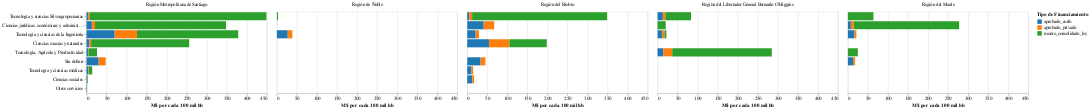

This figure's notebook cell:
### Code cell
# Gráfico lo consideramos con información de data innovación -- AREA ANID
chart_pg5C = alt.Chart(df_pg5C).mark_bar().encode(
                y = alt.Y('area_anid:O',title=None,sort='-x'),
                x = alt.X('monto:Q', title='M$ por cada 100 mil hb'),
                column = alt.Column('regionejecucion',title=None),
                color = alt.Color('financiamiento', title='Tipo de Financiamiento',scale=alt.Scale(scheme='category10')),
            )
chart_pg5C

### Figure 1 — Vega-Lite specification as saved in the notebook (floating-point values rounded to 4 significant figures)
{"config": {"view": {"continuousWidth": 400, "continuousHeight": 300}}, "data": {"name": "data-8d10b954c508fba6d61f85ca5ae1e302"}, "mark": "bar", "encoding": {"color": {"type": "nominal", "field": "financiamiento", "scale": {"scheme": "category10"}, "title": "Tipo de Financiamiento"}, "column": {"type": "nominal", "field": "regionejecucion", "title": null}, "x": {"type": "quantitative", "field": "monto", "title": "M$ por cada 100 mil hb"}, "y": {"type": "ordinal", "field": "area_anid", "sort": "-x", "title": null}}, "$schema": "https://vega.github.io/schema/vega-lite/v4.8.1.json", "datasets": {"data-8d10b954c508fba6d61f85ca5ae1e302": [{"area_anid": "Ciencias exactas y naturales", "regionejecucion": "Región Metropolitana de Santiago", "financiamiento": "aprobado_corfo", "monto": 6.535}, {"area_anid": "Ciencias exactas y naturales", "regionejecucion": "Región Metropolitana de Santiago", "financiamiento": "aprobado_privado", "monto": 4.706}, {"area_anid": "Ciencias exactas y naturales", "regionejecucion": "Región Metropolitana de Santiago", "financiamiento": "monto_consolidado_ley", "monto": 244.7}, {"area_anid": "Ciencias exactas y naturales", "regionejecucion": "Región del Biobío", "financiamiento": "aprobado_corfo", "monto": 54.17}, {"area_anid": "Ciencias exactas y naturales", "regionejecucion": "Región del Biobío", "financiamiento": "aprobado_privado", "monto": 51.04}, {"area_anid": "Ciencias exactas y naturales", "regionejecucion": "Región del Biobío", "financiamiento": "monto_consolidado_ley", "monto": 93.17}, {"area_anid": "Ciencias jurídicas, económicas y administrativas", "regionejecucion": "Región Metropolitana de Santiago", "financiamiento": "aprobado_corfo", "monto": 13.09}, {"area_anid": "Ciencias jurídicas, económicas y administrativas", "regionejecucion": "Región Metropolitana de Santiago", "financiamiento": "aprobado_privado", "monto": 7.862}, {"area_anid": "Ciencias jurídicas, económicas y administrativas", "regionejecucion": "Región Metropolitana de Santiago", "financiamiento": "monto_consolidado_ley", "monto": 326.8}, {"area_anid": "Ciencias jurídicas, económicas y administrativas", "regionejecucion": "Región del Biobío", "financiamiento": "aprobado_corfo", "monto": 41.06}, {"area_anid": "Ciencias jurídicas, económicas y administrativas", "regionejecucion": "Región del Biobío", "financiamiento": "aprobado_privado", "monto": 26.26}, {"area_anid": "Ciencias jurídicas, económicas y administrativas", "regionejecucion": "Región del Biobío", "financiamiento": "monto_consolidado_ley", "monto": 0.0}, {"area_anid": "Ciencias jurídicas, económicas y administrativas", "regionejecucion": "Región del Libertador General Bernardo O'Higgins", "financiamiento": "aprobado_corfo", "monto": 0.0}, {"area_anid": "Ciencias jurídicas, económicas y administrativas", "regionejecucion": "Región del Libertador General Bernardo O'Higgins", "financiamiento": "aprobado_privado", "monto": 0.0}, {"area_anid": "Ciencias jurídicas, económicas y administrativas", "regionejecucion": "Región del Libertador General Bernardo O'Higgins", "financiamiento": "monto_consolidado_ley", "monto": 20.4}, {"area_anid": "Ciencias jurídicas, económicas y administrativas", "regionejecucion": "Región del Maule", "financiamiento": "aprobado_corfo", "monto": 7.482}, {"area_anid": "Ciencias jurídicas, económicas y administrativas", "regionejecucion": "Región del Maule", "financiamiento": "aprobado_privado", "monto": 7.006}, {"area_anid": "Ciencias jurídicas, económicas y administrativas", "regionejecucion": "Región del Maule", "financiamiento": "monto_consolidado_ley", "monto": 263.0}, {"area_anid": "Ciencias sociales", "regionejecucion": "Región Metropolitana de Santiago", "financiamiento": "aprobado_corfo", "monto": 1.517}, {"area_anid": "Ciencias sociales", "regionejecucion": "Región Metropolitana de Santiago", "financiamiento": "aprobado_privado", "monto": 0.7536}, {"area_anid": "Ciencias sociales", "regionejecucion": "Región Metropolitana de Santiago", "financiamiento": "monto_consolidado_ley", "monto": 1.257}, {"area_anid": "Ciencias sociales", "regionejecucion": "Región del Biobío", "financiamiento": "aprobado_corfo", "monto": 12.42}, {"area_anid": "Ciencias sociales", "regionejecucion": "Región del Biobío", "financiamiento": "aprobado_privado", "monto": 4.688}, {"area_anid": "Ciencias sociales", "regionejecucion": "Región del Biobío", "financiamiento": "monto_consolidado_ley", "monto": 0.0}, {"area_anid": "Otros servicios", "regionejecucion": "Región Metropolitana de Santiago", "financiamiento": "aprobado_corfo", "monto": 0.0}, {"area_anid": "Otros servicios", "regionejecucion": "Región Metropolitana de Santiago", "financiamiento": "aprobado_privado", "monto": 0.0}, {"area_anid": "Otros servicios", "regionejecucion": "Región Metropolitana de Santiago", "financiamiento": "monto_consolidado_ley", "monto": 1.293}, {"area_anid": "Sin definir", "regionejecucion": "Región Metropolitana de Santiago", "financiamiento": "aprobado_corfo", "monto": 30.11}, {"area_anid": "Sin definir", "regionejecucion": "Región Metropolitana de Santiago", "financiamiento": "aprobado_privado", "monto": 17.47}, {"area_anid": "Sin definir", "regionejecucion": "Región Metropolitana de Santiago", "financiamiento": "monto_consolidado_ley", "monto": 0.0}, {"area_anid": "Sin definir", "regionejecucion": "Región del Biobío", "financiamiento": "aprobado_corfo", "monto": 33.32}, {"area_anid": "Sin definir", "regionejecucion": "Región del Biobío", "financiamiento": "aprobado_privado", "monto": 12.07}, {"area_anid": "Sin definir", "regionejecucion": "Región del Biobío", "financiamiento": "monto_consolidado_ley", "monto": 0.0}, {"area_anid": "Sin definir", "regionejecucion": "Región del Maule", "financiamiento": "aprobado_corfo", "monto": 13.03}, {"area_anid": "Sin definir", "regionejecucion": "Región del Maule", "financiamiento": "aprobado_privado", "monto": 5.024}, {"area_anid": "Sin definir", "regionejecucion": "Región del Maule", "financiamiento": "monto_consolidado_ley", "monto": 0.0}, {"area_anid": "Tecnología y ciencias Silvoagropecuarias", "regionejecucion": "Región Metropolitana de Santiago", "financiamiento": "aprobado_corfo", "monto": 3.667}, {"area_anid": "Tecnología y ciencias Silvoagropecuarias", "regionejecucion": "Región Metropolitana de Santiago", "financiamiento": "aprobado_privado", "monto": 3.729}, {"area_anid": "Tecnología y ciencias Silvoagropecuarias", "regionejecucion": "Región Metropolitana de Santiago", "financiamiento": "monto_consolidado_ley", "monto": 441.1}, {"area_anid": "Tecnología y ciencias Silvoagropecuarias", "regionejecucion": "Región de Ñuble", "financiamiento": "aprobado_corfo", "monto": 0.0}, {"area_anid": "Tecnología y ciencias Silvoagropecuarias", "regionejecucion": "Región de Ñuble", "financiamiento": "aprobado_privado", "monto": 0.0}, {"area_anid": "Tecnología y ciencias Silvoagropecuarias", "regionejecucion": "Región de Ñuble", "financiamiento": "monto_consolidado_ley", "monto": 2.828}, {"area_anid": "Tecnología y ciencias Silvoagropecuarias", "regionejecucion": "Región del Biobío", "financiamiento": "aprobado_corfo", "monto": 4.896}, {"area_anid": "Tecnología y ciencias Silvoagropecuarias", "regionejecucion": "Región del Biobío", "financiamiento": "aprobado_privado", "monto": 7.351}, {"area_anid": "Tecnología y ciencias Silvoagropecuarias", "regionejecucion": "Región del Biobío", "financiamiento": "monto_consolidado_ley", "monto": 336.7}, {"area_anid": "Tecnología y ciencias Silvoagropecuarias", "regionejecucion": "Región del Libertador General Bernardo O'Higgins", "financiamiento": "aprobado_corfo", "monto": 13.11}, {"area_anid": "Tecnología y ciencias Silvoagropecuarias", "regionejecucion": "Región del Libertador General Bernardo O'Higgins", "financiamiento": "aprobado_privado", "monto": 6.446}, {"area_anid": "Tecnología y ciencias Silvoagropecuarias", "regionejecucion": "Región del Libertador General Bernardo O'Higgins", "financiamiento": "monto_consolidado_ley", "monto": 63.87}, {"area_anid": "Tecnología y ciencias Silvoagropecuarias", "regionejecucion": "Región del Maule", "financiamiento": "aprobado_corfo", "monto": 0.0}, {"area_anid": "Tecnología y ciencias Silvoagropecuarias", "regionejecucion": "Región del Maule", "financiamiento": "aprobado_privado", "monto": 0.0}, {"area_anid": "Tecnología y ciencias Silvoagropecuarias", "regionejecucion": "Región del Maule", "financiamiento": "monto_consolidado_ley", "monto": 63.74}, {"area_anid": "Tecnología y ciencias de la Ingeniería", "regionejecucion": "Región Metropolitana de Santiago", "financiamiento": "aprobado_corfo", "monto": 69.87}, {"area_anid": "Tecnología y ciencias de la Ingeniería", "regionejecucion": "Región Metropolitana de Santiago", "financiamiento": "aprobado_privado", "monto": 55.89}, {"area_anid": "Tecnología y ciencias de la Ingeniería", "regionejecucion": "Región Metropolitana de Santiago", "financiamiento": "monto_consolidado_ley", "monto": 252.5}, {"area_anid": "Tecnología y ciencias de la Ingeniería", "regionejecucion": "Región de Ñuble", "financiamiento": "aprobado_corfo", "monto": 26.97}, {"area_anid": "Tecnología y ciencias de la Ingeniería", "regionejecucion": "Región de Ñuble", "financiamiento": "aprobado_privado", "monto": 11.62}, {"area_anid": "Tecnología y ciencias de la Ingeniería", "regionejecucion": "Región de Ñuble", "financiamiento": "monto_consolidado_ley", "monto": 0.0}, {"area_anid": "Tecnología y ciencias de la Ingeniería", "regionejecucion": "Región del Biobío", "financiamiento": "aprobado_corfo", "monto": 20.99}, {"area_anid": "Tecnología y ciencias de la Ingeniería", "regionejecucion": "Región del Biobío", "financiamiento": "aprobado_privado", "monto": 8.234}, {"area_anid": "Tecnología y ciencias de la Ingeniería", "regionejecucion": "Región del Biobío", "financiamiento": "monto_consolidado_ley", "monto": 0.0}, {"area_anid": "Tecnología y ciencias de la Ingeniería", "regionejecucion": "Región del Libertador General Bernardo O'Higgins", "financiamiento": "aprobado_corfo", "monto": 10.89}, {"area_anid": "Tecnología y ciencias de la Ingeniería", "regionejecucion": "Región del Libertador General Bernardo O'Higgins", "financiamiento": "aprobado_privado", "monto": 6.448}, {"area_anid": "Tecnología y ciencias de la Ingeniería", "regionejecucion": "Región del Libertador General Bernardo O'Higgins", "financiamiento": "monto_consolidado_ley", "monto": 4.698}, {"area_anid": "Tecnología y ciencias de la Ingeniería", "regionejecucion": "Región del Maule", "financiamiento": "aprobado_corfo", "monto": 16.41}, {"area_anid": "Tecnología y ciencias de la Ingeniería", "regionejecucion": "Región del Maule", "financiamiento": "aprobado_privado", "monto": 4.844}, {"area_anid": "Tecnología y ciencias de la Ingeniería", "regionejecucion": "Región del Maule", "financiamiento": "monto_consolidado_ley", "monto": 0.0}, {"area_anid": "Tecnología y ciencias médicas", "regionejecucion": "Región Metropolitana de Santiago", "financiamiento": "aprobado_corfo", "monto": 4.404}, {"area_anid": "Tecnología y ciencias médicas", "regionejecucion": "Región Metropolitana de Santiago", "financiamiento": "aprobado_privado", "monto": 1.337}, {"area_anid": "Tecnología y ciencias médicas", "regionejecucion": "Región Metropolitana de Santiago", "financiamiento": "monto_consolidado_ley", "monto": 8.323}, {"area_anid": "Tecnología y ciencias médicas", "regionejecucion": "Región del Biobío", "financiamiento": "aprobado_corfo", "monto": 10.28}, {"area_anid": "Tecnología y ciencias médicas", "regionejecucion": "Región del Biobío", "financiamiento": "aprobado_privado", "monto": 4.405}, {"area_anid": "Tecnología y ciencias médicas", "regionejecucion": "Región del Biobío", "financiamiento": "monto_consolidado_ley", "monto": 0.0}, {"area_anid": "Tecnología, Agrícola y Productividad", "regionejecucion": "Región Metropolitana de Santiago", "financiamiento": "aprobado_corfo", "monto": 3.524}, {"area_anid": "Tecnología, Agrícola y Productividad", "regionejecucion": "Región Metropolitana de Santiago", "financiamiento": "aprobado_privado", "monto": 1.264}, {"area_anid": "Tecnología, Agrícola y Productividad", "regionejecucion": "Región Metropolitana de Santiago", "financiamiento": "monto_consolidado_ley", "monto": 21.25}, {"area_anid": "Tecnología, Agrícola y Productividad", "regionejecucion": "Región del Libertador General Bernardo O'Higgins", "financiamiento": "aprobado_corfo", "monto": 14.47}, {"area_anid": "Tecnología, Agrícola y Productividad", "regionejecucion": "Región del Libertador General Bernardo O'Higgins", "financiamiento": "aprobado_privado", "monto": 22.16}, {"area_anid": "Tecnología, Agrícola y Productividad", "regionejecucion": "Región del Libertador General Bernardo O'Higgins", "financiamiento": "monto_consolidado_ley", "monto": 248.4}, {"area_anid": "Tecnología, Agrícola y Productividad", "regionejecucion": "Región del Maule", "financiamiento": "aprobado_corfo", "monto": 0.0}, {"area_anid": "Tecnología, Agrícola y Productividad", "regionejecucion": "Región del Maule", "financiamiento": "aprobado_privado", "monto": 0.0}, {"area_anid": "Tecnología, Agrícola y Productividad", "regionejecucion": "Región del Maule", "financiamiento": "monto_consolidado_ley", "monto": 24.88}]}}
